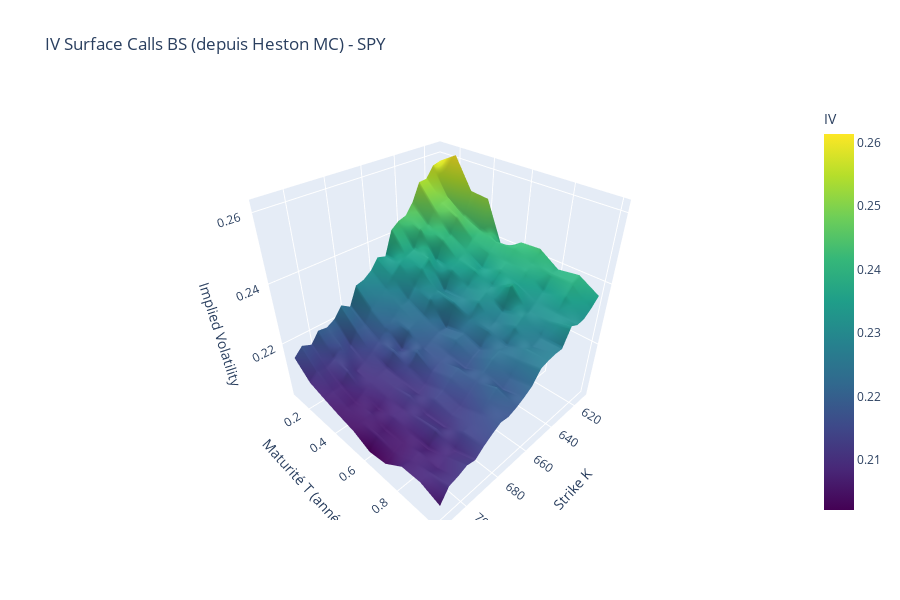
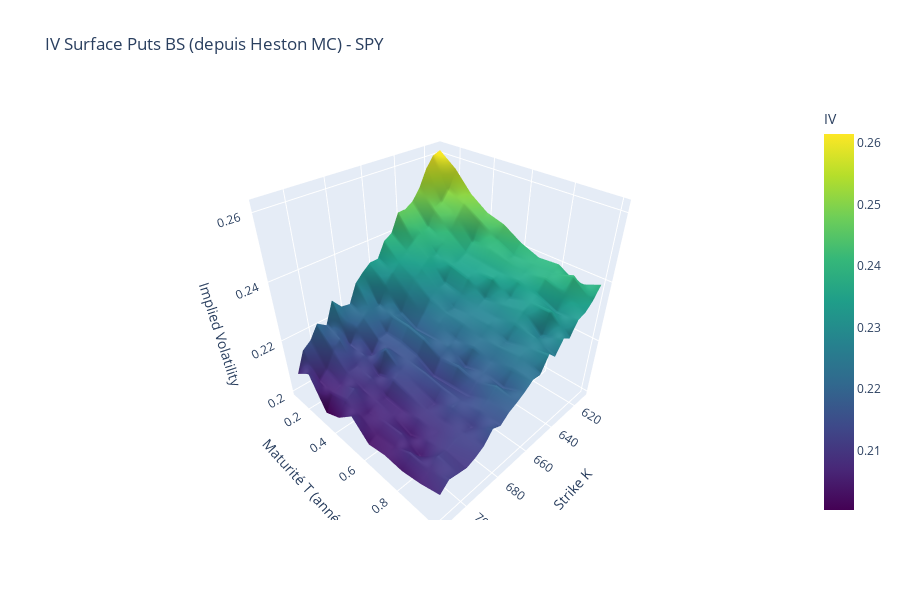

Notebook code for these charts, in order:
### Markdown cell above
## 10. IV Surface BS (inversée depuis prix Heston)

### Code cell
print(f"\n{'='*60}")
print(f"CALCUL DES IV SURFACES BS (depuis prix Heston)")
print(f"{'='*60}\n")

call_iv_heston = np.zeros_like(call_prices_heston)
put_iv_heston = np.zeros_like(put_prices_heston)

print("Inversion BS pour Calls...")
for i, T_val in enumerate(T_grid_heston):
    for j, K_val in enumerate(K_grid_heston):
        call_iv_heston[i, j] = implied_vol_option(
            call_prices_heston[i, j], S0, K_val, T_val, RF_RATE, "call"
        )
        put_iv_heston[i, j] = implied_vol_option(
            put_prices_heston[i, j], S0, K_val, T_val, RF_RATE, "put"
        )

print("✓ Inversion terminée\n")

# Affichage 3D
KK_heston, TT_heston = np.meshgrid(K_grid_heston, T_grid_heston)

fig_iv_calls_heston = go.Figure(data=[go.Surface(
    x=KK_heston,
    y=TT_heston,
    z=call_iv_heston,
    colorscale='Viridis',
    colorbar=dict(title="IV")
)])
fig_iv_calls_heston.update_layout(
    title=f"IV Surface Calls BS (depuis Heston MC) - {TICKER}",
    scene=dict(
        xaxis=dict(title="Strike K"),
        yaxis=dict(title="Maturité T (années)"),
        zaxis=dict(title="Implied Volatility")
    ),
    height=600
)
fig_iv_calls_heston.show()

fig_iv_puts_heston = go.Figure(data=[go.Surface(
    x=KK_heston,
    y=TT_heston,
    z=put_iv_heston,
    colorscale='Viridis',
    colorbar=dict(title="IV")
)])
fig_iv_puts_heston.update_layout(
    title=f"IV Surface Puts BS (depuis Heston MC) - {TICKER}",
    scene=dict(
        xaxis=dict(title="Strike K"),
        yaxis=dict(title="Maturité T (années)"),
        zaxis=dict(title="Implied Volatility")
    ),
    height=600
)
fig_iv_puts_heston.show()

### Figure 1 — Plotly figure (JSON) as saved in the notebook; plotly's stock layout.template omitted (floating-point values rounded to 4 significant figures; data arrays with more than 128 entries replaced by an {"elided": "..."} marker saying what was removed)
{"data": [{"colorbar": {"title": {"text": "IV"}}, "colorscale": [[0, "#440154"], [0.1111, "#482878"], [0.2222, "#3e4989"], [0.3333, "#31688e"], [0.4444, "#26828e"], [0.5556, "#1f9e89"], [0.6667, "#35b779"], [0.7778, "#6ece58"], [0.8889, "#b5de2b"], [1, "#fde725"]], "type": "surface", "x": {"elided": "10x21 float values"}, "y": {"elided": "10x21 float values"}, "z": {"elided": "10x21 float values"}}], "layout": {"height": 600, "scene": {"xaxis": {"title": {"text": "Strike K"}}, "yaxis": {"title": {"text": "Maturité T (années)"}}, "zaxis": {"title": {"text": "Implied Volatility"}}}, "title": {"text": "IV Surface Calls BS (depuis Heston MC) - SPY"}}}

### Figure 2 — Plotly figure (JSON) as saved in the notebook; plotly's stock layout.template omitted (floating-point values rounded to 4 significant figures; data arrays with more than 128 entries replaced by an {"elided": "..."} marker saying what was removed)
{"data": [{"colorbar": {"title": {"text": "IV"}}, "colorscale": [[0, "#440154"], [0.1111, "#482878"], [0.2222, "#3e4989"], [0.3333, "#31688e"], [0.4444, "#26828e"], [0.5556, "#1f9e89"], [0.6667, "#35b779"], [0.7778, "#6ece58"], [0.8889, "#b5de2b"], [1, "#fde725"]], "type": "surface", "x": {"elided": "10x21 float values"}, "y": {"elided": "10x21 float values"}, "z": {"elided": "10x21 float values"}}], "layout": {"height": 600, "scene": {"xaxis": {"title": {"text": "Strike K"}}, "yaxis": {"title": {"text": "Maturité T (années)"}}, "zaxis": {"title": {"text": "Implied Volatility"}}}, "title": {"text": "IV Surface Puts BS (depuis Heston MC) - SPY"}}}
